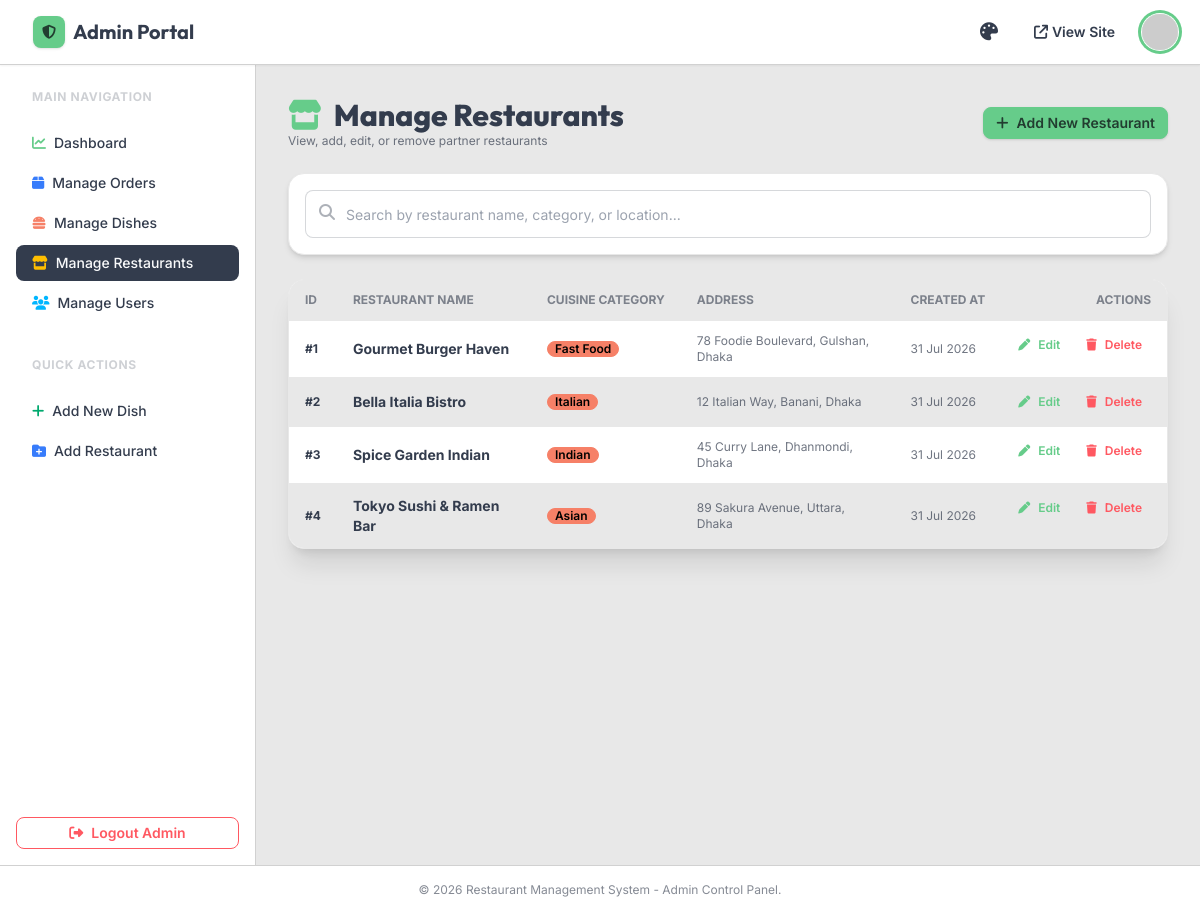
The page /admin/manage_restaurants.php (signed in) on the database its author committed.
### tables this page shows
CREATE TABLE IF NOT EXISTS `restaurants` (
  `id` INT(11) NOT NULL AUTO_INCREMENT,
  `name` VARCHAR(150) NOT NULL,
  `email` VARCHAR(100) DEFAULT NULL,
  `phone` VARCHAR(30) DEFAULT NULL,
  `address` TEXT NOT NULL,
  `category` VARCHAR(50) DEFAULT 'General',
  `opening_hours` VARCHAR(100) DEFAULT '10:00 AM - 10:00 PM',
  `image_url` TEXT DEFAULT NULL,
  `created_at` DATETIME DEFAULT CURRENT_TIMESTAMP,
  PRIMARY KEY (`id`)
);

### admin/manage_restaurants.php (the view, shortened to what this page needs)
<?php
require_once __DIR__ . '/header.php';
$restaurants = $conn->query("SELECT * FROM restaurants ORDER BY created_at DESC");
?>
<div class="space-y-6">
    <div class="flex flex-col sm:flex-row justify-between items-start sm:items-center gap-4">
        <div>
            <h1 class="text-3xl font-extrabold font-heading flex items-center gap-3">
                <i class="fa-solid fa-store text-primary"></i> Manage Restaurants
            </h1>
            <p class="text-xs text-base-content/70">View, add, edit, or remove partner restaurants</p>
        </div>
        <a href="add_restaurant.php" class="btn btn-primary btn-sm gap-2 shadow">
            <i class="fa-solid fa-plus"></i> Add New Restaurant
        </a>
    </div>
    <div class="card bg-base-100 shadow-md border border-base-200 p-4">
        <div class="relative">
            <input type="text" id="search" placeholder="Search by restaurant name, category, or location..." class="input input-bordered w-full text-sm pl-10" />
            <i class="fa-solid fa-magnifying-glass absolute left-3.5 top-3.5 text-base-content/40"></i>
        </div>
    </div>
    <div class="card bg-base-100 shadow-xl border border-base-200 overflow-hidden">
        <div class="overflow-x-auto">
            <table class="table table-zebra w-full text-xs">
                <thead>
                    <tr class="font-bold uppercase bg-base-200">
                        <th>ID</th>
                        <th>Restaurant Name</th>
                        <th>Cuisine Category</th>
                        <th>Address</th>
                        <th>Created At</th>
                        <th class="text-right">Actions</th>
                    </tr>
                </thead>
                <tbody id="restaurant-list">
                    <?php while ($r = $restaurants->fetch_assoc()): ?>
                        <tr class="hover">
                            <td class="font-bold">#<?= $r['id']; ?></td>
                            <td class="font-bold text-sm"><?= htmlspecialchars($r['name']); ?></td>
                            <td><span class="badge badge-accent badge-sm font-semibold"><?= htmlspecialchars($r['category'] ?? 'General'); ?></span></td>
                            <td class="text-base-content/70"><?= htmlspecialchars($r['address']); ?></td>
                            <td class="text-base-content/70"><?= date('d M Y', strtotime($r['created_at'])); ?></td>
                            <td class="text-right flex items-center justify-end gap-2">
                                <a href="edit_restaurant.php?id=<?= $r['id']; ?>" class="btn btn-ghost btn-xs text-primary" title="Edit">
                                    <i class="fa-solid fa-pen"></i> Edit
                                </a>
                                <a href="manage_restaurants.php?delete_id=<?= $r['id']; ?>" onclick="return confirm('Delete this restaurant and all its menu items?');" class="btn btn-ghost btn-xs text-error" title="Delete">
                                    <i class="fa-solid fa-trash"></i> Delete
                                </a>
                            </td>
                        </tr>
                    <?php endwhile; ?>
                </tbody>
            </table>
        </div>
    </div>
</div>
<?php require_once __DIR__ . '/footer.php'; ?>

### admin/header.php (style rules this page uses)
body { font-family: 'Inter', sans-serif; }
h1, h2, h3, h4, .font-heading { font-family: 'Outfit', sans-serif; }

### rows shown on the page
restaurants: id "1", name "Gourmet Burger Haven", category "Fast Food", address "78 Foodie Boulevard, Gulshan, Dhaka", created_at "31 Jul 2026"
restaurants: id "2", name "Bella Italia Bistro", category "Italian", address "12 Italian Way, Banani, Dhaka", created_at "31 Jul 2026"
restaurants: id "3", name "Spice Garden Indian", category "Indian", address "45 Curry Lane, Dhanmondi, Dhaka", created_at "31 Jul 2026"
restaurants: id "4", name "Tokyo Sushi & Ramen Bar", category "Asian", address "89 Sakura Avenue, Uttara, Dhaka", created_at "31 Jul 2026"
